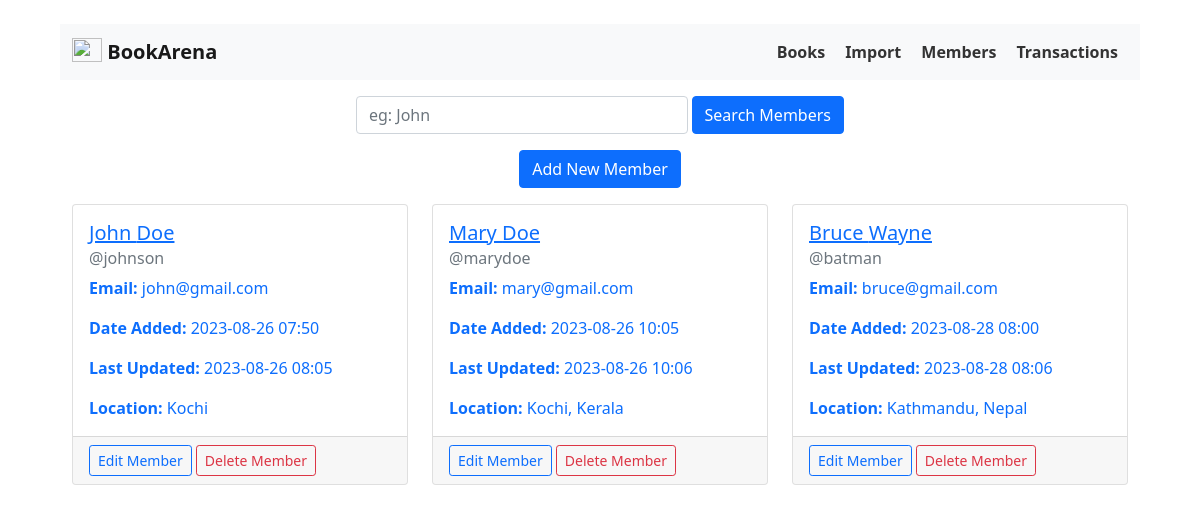
The app's page /members, older data.
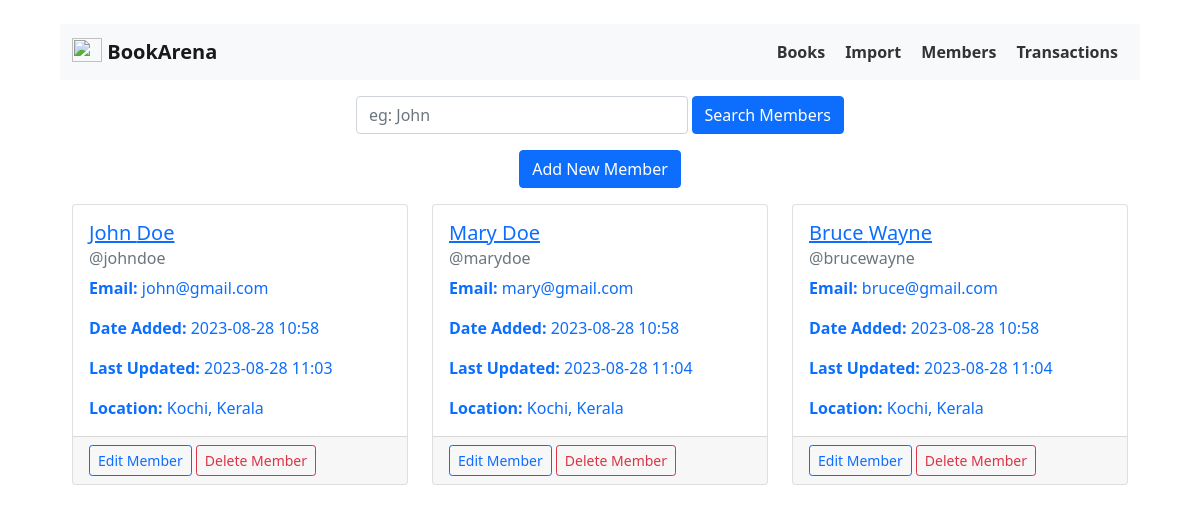
The same page, newer data.
### app/model/Member.py (models this page shows)
class Member(db.Model):
    __tablename__ = "members"
    id = db.Column(db.Integer, primary_key=True)
    username = db.Column(db.String, unique=True, nullable=False)
    first_name = db.Column(db.String(30), nullable=False)
    last_name = db.Column(db.String(30), nullable=False)
    email = db.Column(db.String)
    location = db.Column(db.String)
    date_added = db.Column(db.DateTime, default=datetime.utcnow())
    date_updated = db.Column(db.DateTime, default=datetime.utcnow())
    transactions = relationship("Transaction", back_populates="member")

### app/routes/member_routes.py (the view)
@app.route("/members")
def members():
    members = Member.query.order_by(Member.date_added).all()
    return render_template("members/list.html", members=members)

### app/templates/members/list.html
{% extends 'base.html' %} {% block body %}
<div class="container">
    {% if members | length < 1 %} <div class="mt-5">
        <p>No members have been added to the database yet.</p>
        <p>Click <a href="/members/add">here</a> to add a new member.</p>
</div>
{% else %}
<div class="row justify-content-center m-3">
    <div class="col-12 col-md-6">
        <form action="/members/search/" method="post" class="d-flex">
            <input type="text" name="query" class="form-control me-1" placeholder="eg: John" />
            <button type="submit" class="btn btn-primary" style="white-space: nowrap;">Search Members</button>
        </form>
    </div>
</div>
<div class="m-3 text-center">
    <a href="/members/add" class="btn btn-primary">Add New Member</a>
</div>
<div class="row">
    {% for member in members %}
    <div class="col-lg-4 col-md-6 col-sm-12 mb-4">
        <div class="card">
            <a href="/members/{{member.id}}" class="card-body text-decoration-none">
                <h5 class="card-title text-decoration-underline">{{member.first_name}} {{member.last_name}}</h5>
                <h6 class="card-subtitle mb-2 text-muted">@{{member.username}}</h6>
                <p class="card-text"><b>Email:</b> {{member.email}}</p>
                <p class="card-text"><b>Date Added:</b> {{ member.date_added.strftime('%Y-%m-%d %H:%M') }}</p>
                <p class="card-text"><b>Last Updated:</b> {{ member.date_updated.strftime('%Y-%m-%d %H:%M') }}</p>
                <p class="card-text"><b>Location:</b> {{member.location}}</p>
            </a>
            <div class="card-footer">
                <a href="/members/edit/{{member.id}}" class="btn btn-sm btn-outline-primary">Edit Member</a>
                <a href="/members/delete/{{member.id}}" class="btn btn-sm btn-outline-danger">Delete Member</a>
            </div>
        </div>
    </div>
    {% endfor %}
</div>
{% endif %}
</div>
{% endblock %}

### app/templates/base.html (shortened to what this page needs)
<!DOCTYPE html>
<html lang="en">
<head>
  <link rel="stylesheet" href="{{ url_for('static', filename='css/bootstrap.min.css') }}">
  <link rel="stylesheet" href="{{ url_for('static', filename='css/main.css') }}">
</head>
<body>
  <nav class="navbar navbar-light bg-light">
    <div class="container-fluid">
      <a class="navbar-brand" href="/">
        <img src="{{ url_for('static', filename='images/magicBook.jpg') }}" alt="" width="30" height="24"
          class="d-inline-block align-text-top">
        BookArena
      </a>
      <ul>
        <li>
          <a href="/books">Books</a>
        </li>
        <li>
          <a href="/import">Import</a>
        </li>
        <li>
          <a href="/members">Members</a>
        </li>
        <li>
          <a href="/transactions">Transactions</a>
        </li>
      </ul>
    </div>
  </nav>
  {% block body %} {% endblock %}
</body>
</html>

### app/static/css/main.css (style rules this page uses)
* { margin: 0; padding: 0; }
body { padding: 2% 5%; }
nav ul { list-style: none; margin: 0; padding: 0; display: flex; justify-content: center; }
nav li { margin: 0 10px; }
nav a { text-decoration: none; color: #333; font-weight: bold; font-size: 16px; }

Row changes from the older to the newer data that the page shows:
changed Member "John": username "johnson" → "johndoe"; date_added "2023-08-26 07:50" → "2023-08-28 10:58"; date_updated "2023-08-26 08:05" → "2023-08-28 11:03"; location "Kochi" → "Kochi, Kerala"
changed Member "Mary": date_added "2023-08-26 10:05" → "2023-08-28 10:58"; date_updated "2023-08-26 10:06" → "2023-08-28 11:04"
changed Member "Bruce": username "batman" → "brucewayne"; date_added "2023-08-28 08:00" → "2023-08-28 10:58"; date_updated "2023-08-28 08:06" → "2023-08-28 11:04"; location "Kathmandu, Nepal" → "Kochi, Kerala"
